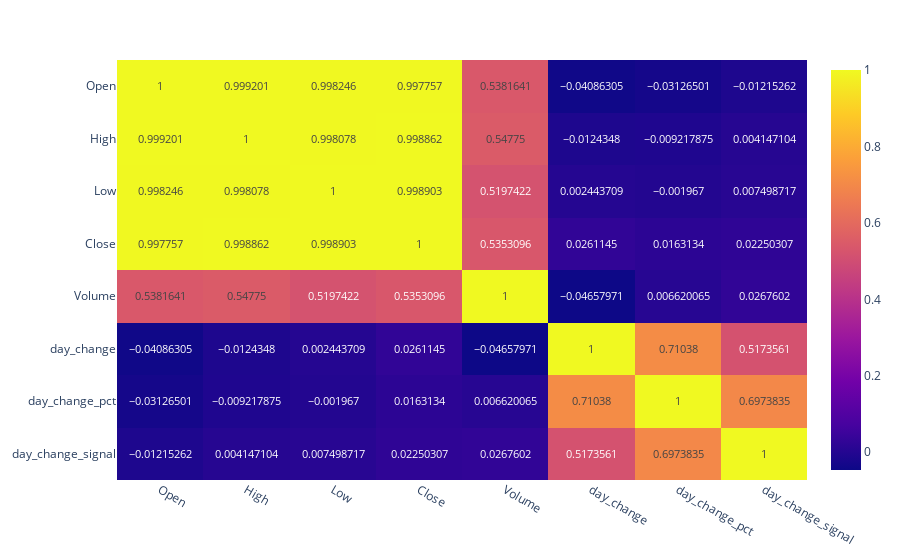

Notebook cell for this chart:
### Markdown cell above
### Correlation

### Code cell
import plotly.express as px

#df = px.data.medals_wide(indexed=True)
corr_matrix = df.corr()
fig = px.imshow(corr_matrix, text_auto=True, aspect='auto')
fig.show()

### Figure 1 — Plotly figure (JSON) as saved in the notebook; plotly's stock layout.template omitted (floating-point values rounded to 4 significant figures)
{"data": [{"coloraxis": "coloraxis", "hovertemplate": "x: %{x}<br>y: %{y}<br>color: %{z}<extra></extra>", "name": "0", "texttemplate": "%{z}", "type": "heatmap", "x": ["Open", "High", "Low", "Close", "Volume", "day_change", "day_change_pct", "day_change_signal"], "xaxis": "x", "y": ["Open", "High", "Low", "Close", "Volume", "day_change", "day_change_pct", "day_change_signal"], "yaxis": "y", "z": [[1, 0.9992, 0.9982, 0.9978, 0.5382, -0.04086, -0.03127, -0.01215], [0.9992, 1, 0.9981, 0.9989, 0.5478, -0.01243, -0.009218, 0.004147], [0.9982, 0.9981, 1, 0.9989, 0.5197, 0.002444, -0.001967, 0.007499], [0.9978, 0.9989, 0.9989, 1, 0.5353, 0.02611, 0.01631, 0.0225], [0.5382, 0.5478, 0.5197, 0.5353, 1, -0.04658, 0.00662, 0.02676], [-0.04086, -0.01243, 0.002444, 0.02611, -0.04658, 1, 0.7104, 0.5174], [-0.03127, -0.009218, -0.001967, 0.01631, 0.00662, 0.7104, 1, 0.6974], [-0.01215, 0.004147, 0.007499, 0.0225, 0.02676, 0.5174, 0.6974, 1]]}], "layout": {"coloraxis": {"colorscale": [[0, "#0d0887"], [0.1111, "#46039f"], [0.2222, "#7201a8"], [0.3333, "#9c179e"], [0.4444, "#bd3786"], [0.5556, "#d8576b"], [0.6667, "#ed7953"], [0.7778, "#fb9f3a"], [0.8889, "#fdca26"], [1, "#f0f921"]]}, "margin": {"t": 60}, "xaxis": {"anchor": "y", "domain": [0, 1]}, "yaxis": {"anchor": "x", "autorange": "reversed", "domain": [0, 1]}}}
